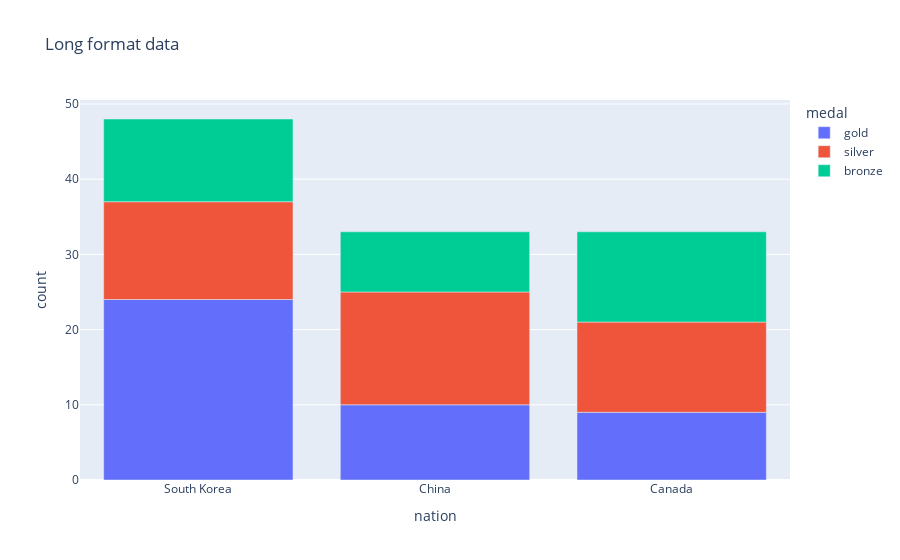

This figure's notebook cell:
### Code cell
px.bar(wide_data, x="nation", y="count", color="medal", title="Long format data")

### Figure 1 — Plotly figure (JSON) as saved in the notebook; plotly's stock layout.template omitted (floating-point values rounded to 4 significant figures)
{"data": [{"alignmentgroup": "True", "hovertemplate": "medal=gold<br>nation=%{x}<br>count=%{y}<extra></extra>", "legendgroup": "gold", "marker": {"color": "#636efa", "pattern": {"shape": ""}}, "name": "gold", "offsetgroup": "gold", "orientation": "v", "showlegend": true, "textposition": "auto", "type": "bar", "x": ["South Korea", "China", "Canada"], "xaxis": "x", "y": [24, 10, 9], "yaxis": "y"}, {"alignmentgroup": "True", "hovertemplate": "medal=silver<br>nation=%{x}<br>count=%{y}<extra></extra>", "legendgroup": "silver", "marker": {"color": "#EF553B", "pattern": {"shape": ""}}, "name": "silver", "offsetgroup": "silver", "orientation": "v", "showlegend": true, "textposition": "auto", "type": "bar", "x": ["South Korea", "China", "Canada"], "xaxis": "x", "y": [13, 15, 12], "yaxis": "y"}, {"alignmentgroup": "True", "hovertemplate": "medal=bronze<br>nation=%{x}<br>count=%{y}<extra></extra>", "legendgroup": "bronze", "marker": {"color": "#00cc96", "pattern": {"shape": ""}}, "name": "bronze", "offsetgroup": "bronze", "orientation": "v", "showlegend": true, "textposition": "auto", "type": "bar", "x": ["South Korea", "China", "Canada"], "xaxis": "x", "y": [11, 8, 12], "yaxis": "y"}], "layout": {"barmode": "relative", "legend": {"title": {"text": "medal"}, "tracegroupgap": 0}, "title": {"text": "Long format data"}, "xaxis": {"anchor": "y", "domain": [0, 1], "title": {"text": "nation"}}, "yaxis": {"anchor": "x", "domain": [0, 1], "title": {"text": "count"}}}}
